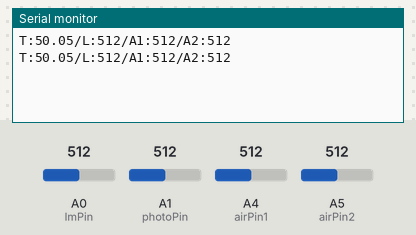
Bench run of a sketch on a simulated Arduino Uno, built with avr-gcc and run on an emulated ATmega328P. Shown: the last lines printed to the serial monitor. Inputs (shaded band) come from the test bench; at power-on: A0 (lmPin) = 512, A1 (photoPin) = 512, A4 (airPin1) = 512, A5 (airPin2) = 512.

Above: at 1.8 s.
1.9 s: A0 (lmPin) set to 716
At 2.8 s:
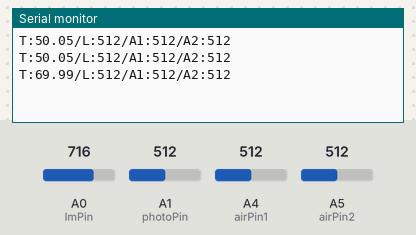
3.4 s: A1 (photoPin) set to 716
At 4.7 s:
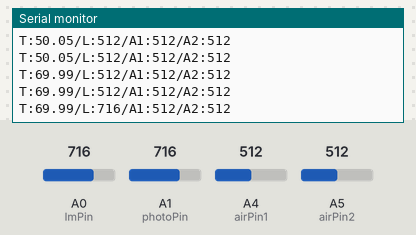
4.9 s: A4 (airPin1) set to 716
At 5.8 s:
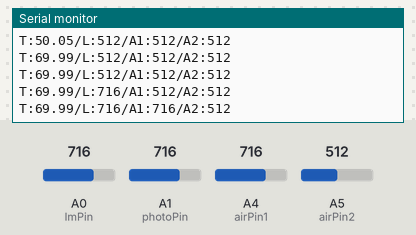
6.4 s: A5 (airPin2) set to 716
At 7.5 s:
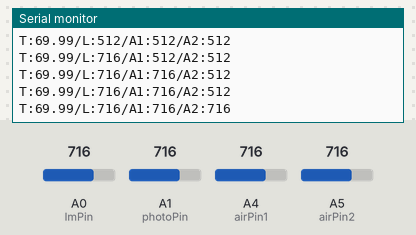
7.9 s: A0 (lmPin) set to 992
At 8.8 s:
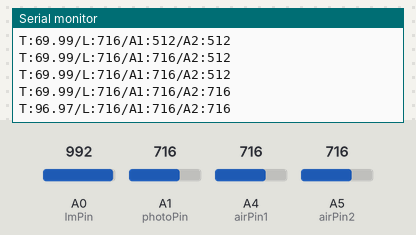
9.4 s: A1 (photoPin) set to 992
At 10.8 s:
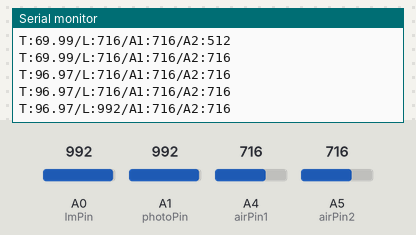
Timing chart, 0 to 11.9 s (numbered marks = the images above; inputs shaded):
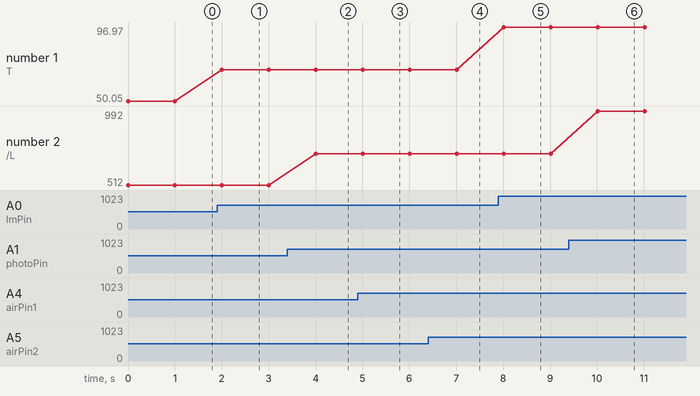

The sketch:

ecker.ino
```cpp
int lmPin = A0;
int photoPin = A1;
int airPin1 = A4;
int airPin2 = A5;

void setup() {
  Serial.begin(9600);
}
int light(){
  int x = analogRead(photoPin);
  return x;
}

float tempC(){
  float raw =                 analogRead(lmPin);
  float percent = raw / 1023.0;
  float volts = percent;
  return 100.0 * volts;
}
void loop() {
  // put your main code here, to run repeatedly:
  Serial.print("T:");
  Serial.print(tempC());
  Serial.print("/L:");
  Serial.print(light());
  Serial.print("/A1:");
  Serial.print(analogRead(airPin1));
  Serial.print("/A2:");
  Serial.println(analogRead(airPin2));
  delay(1000);
}
```

Measured:
- after the input at 1.9 s, the serial monitor: prints a new line after 0.10 s (image 1)
- after the input at 3.4 s, the serial monitor: prints a new line after 0.61 s (image 2)
- after the input at 4.9 s, the serial monitor: prints a new line after 0.11 s (image 3)
- after the input at 6.4 s, the serial monitor: prints a new line after 0.61 s (image 4)
- after the input at 7.9 s, the serial monitor: prints a new line after 0.11 s (image 5)
- after the input at 9.4 s, the serial monitor: prints a new line after 0.61 s (image 6)
- plotted number 1: 50.05 → 69.99 after the input at 1.9 s, 69.99 → 96.97 after the input at 7.9 s
- plotted number 2: 512 → 716 after the input at 3.4 s, 716 → 992 after the input at 9.4 s
